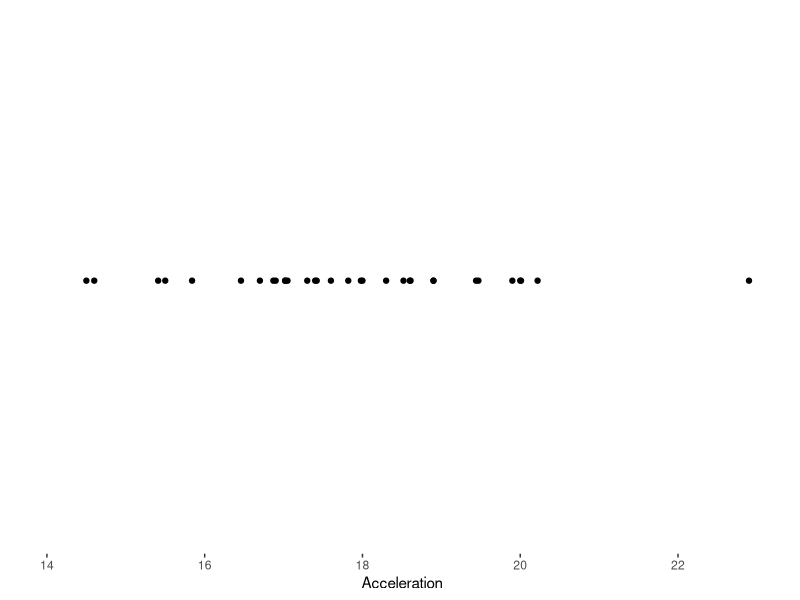
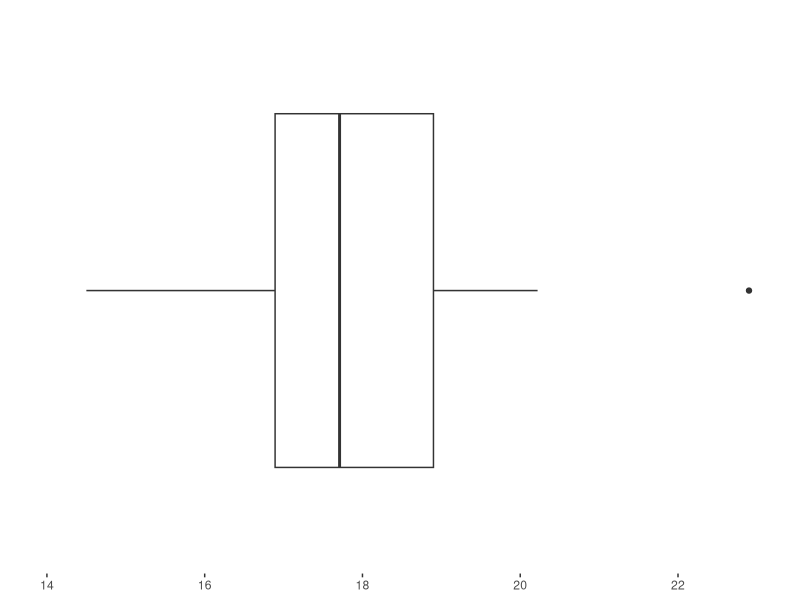
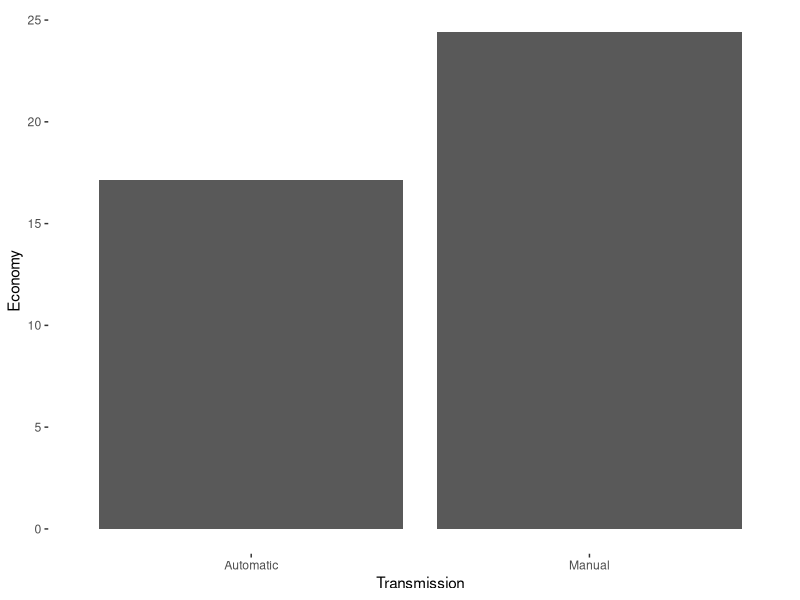
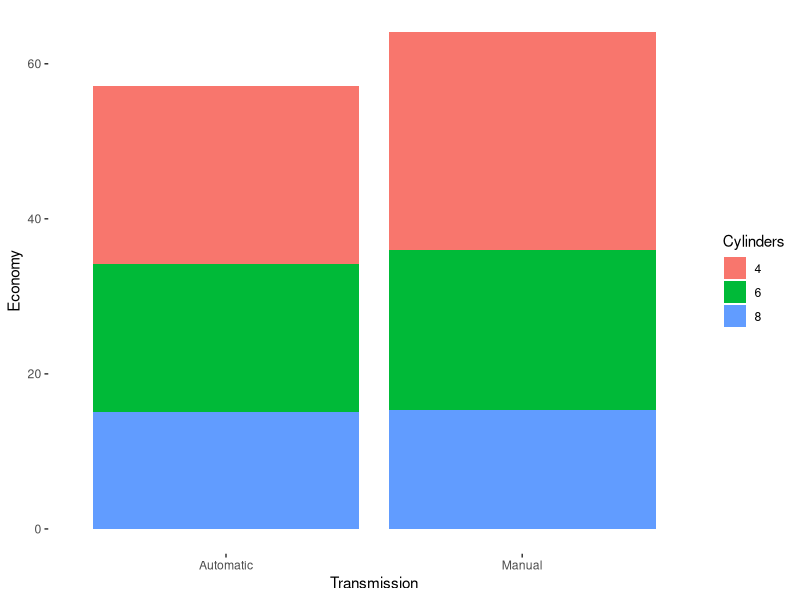
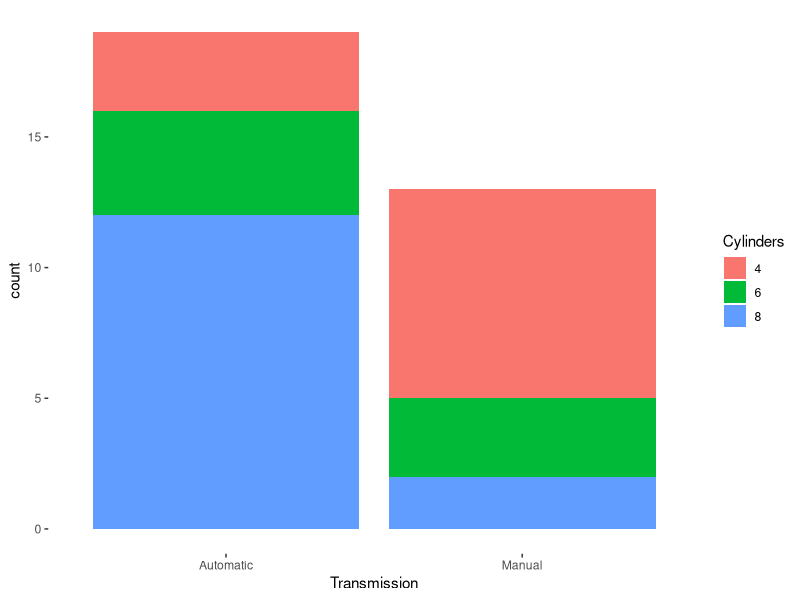
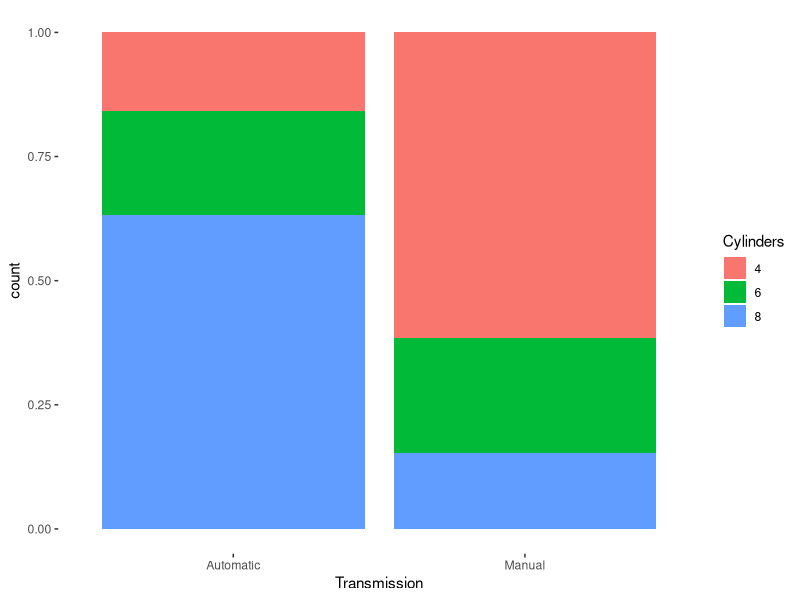
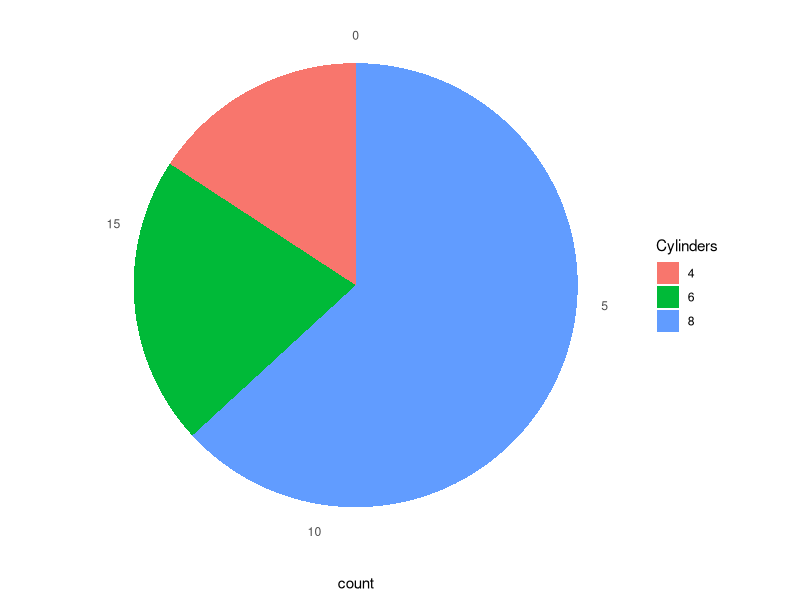
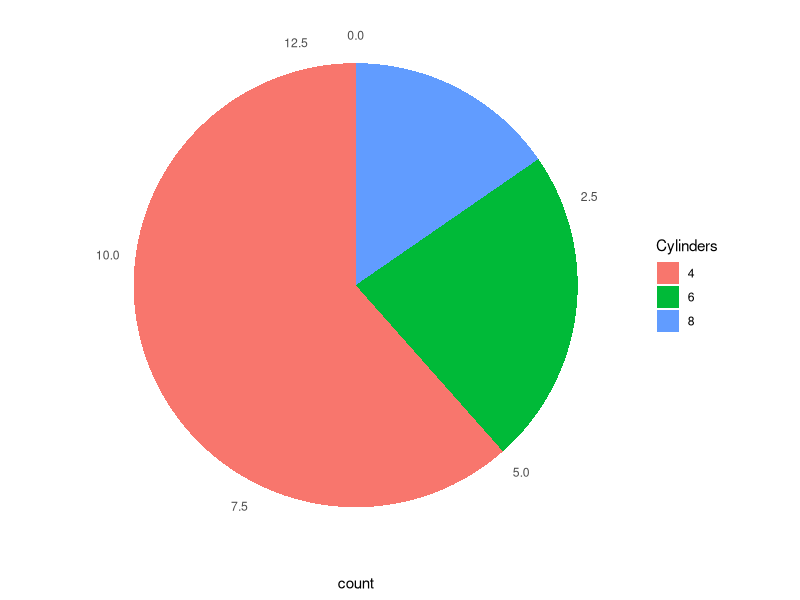

Recreate these plots in R, in order.
## ---- chunk 1
library(ggplot2)
theme_set(theme_bw() + theme(panel.grid.major = element_blank(), panel.grid.minor = element_blank(), panel.border = element_blank()))

library(dplyr)
data <- mtcars %>%
  select(Economy = mpg, Cylinders = cyl, Displacement = disp, Horsepower = hp, Weight = wt, Acceleration = qsec, Transmission = am) %>%
  mutate(Transmission = plyr::revalue(factor(Transmission), c("0" = "Automatic", "1" = "Manual"))) %>%
  mutate(Name = as.factor(rownames(mtcars)))
rownames(data) <- rownames(mtcars)
## ---- chunk 2
dotplot <- ggplot(data, aes(x = Acceleration, y = 5)) + geom_point(show.legend = F) + theme(axis.ticks.y = element_blank(), axis.text.y = element_blank(), axis.title.y = element_blank()) + xlim(14,23)

dotplot
## ---- chunk 3
boxplot <- ggplot(data, aes(x = "", y = Acceleration)) + geom_boxplot() + ylim(14,23) + theme(axis.title.x = element_blank(), axis.ticks.y = element_blank(), axis.title = element_blank(), axis.text.y = element_blank()) + coord_flip() 
boxplot
## ---- chunk 4
economy_by_transmission <- data %>% 
  group_by(Transmission) %>% 
  summarise(Economy = mean(Economy))
bar_chart_transmission <- ggplot(economy_by_transmission, aes(Transmission, Economy)) + geom_col()
bar_chart_transmission
## ---- chunk 5
economy_by_transmission_and_Cylinders <- data %>% 
  mutate(Cylinders = factor(Cylinders)) %>%
  group_by(Transmission, Cylinders) %>% 
  summarise(Economy = mean(Economy))
stacked_bar_chart_economy <- ggplot(economy_by_transmission_and_Cylinders, aes(Transmission, Economy)) + geom_col(aes(fill = Cylinders))
stacked_bar_chart_economy
## ---- chunk 6
count_by_transmission_and_Cylinders <- data %>% 
  mutate(Cylinders = factor(Cylinders)) 
stacked_bar_chart_count <- ggplot(count_by_transmission_and_Cylinders, aes(Transmission)) + geom_bar(aes(fill = Cylinders))
stacked_bar_chart_count
## ---- chunk 7
normalized_stacked_bar_chart <- ggplot(count_by_transmission_and_Cylinders, aes(Transmission)) + geom_bar(aes(fill = Cylinders), position = "fill")
normalized_stacked_bar_chart
## ---- chunk 8
pie_chart_automatic <- ggplot(filter(count_by_transmission_and_Cylinders, Transmission == "Automatic"), aes(x = factor(1), fill = Cylinders)) + geom_bar(width=1) + coord_polar(theta = "y") + theme(axis.title.y = element_blank(), axis.ticks.y = element_blank(), axis.text.y = element_blank())
pie_chart_automatic
## ---- chunk 9
pie_chart_manual <- ggplot(filter(count_by_transmission_and_Cylinders, Transmission == "Manual"), aes(x = factor(1), fill = Cylinders)) + geom_bar(width=1) + coord_polar(theta = "y") + theme(axis.title.y = element_blank(), axis.ticks.y = element_blank(), axis.text.y = element_blank())
pie_chart_manual
## ---- chunk 10
economy_by_weight <- data %>%
  mutate(Weight = cut(Weight, c(seq(1,6)))) %>%
  group_by(Weight) %>%
  summarise(Economy = mean(Economy))
bar_chart_weight <- ggplot(economy_by_weight, aes(Weight, Economy)) + geom_col()
bar_chart_weight
## ---- chunk 11
line_chart_transmission <- ggplot(economy_by_transmission, aes(Transmission, Economy, group=1)) + geom_line() + ylim(0,25)
line_chart_transmission
## ---- chunk 12
line_chart_weight <- ggplot(economy_by_weight, aes(Weight, Economy, group=1)) + geom_line()
line_chart_weight
## ---- chunk 13
histogram_default <- ggplot(data, aes(Acceleration)) + geom_histogram(binwidth = 1) + scale_x_continuous(breaks = c(14,16,18,20,24)) + xlim(14,24)
histogram_default
## ---- chunk 14
histogram <- ggplot(data, aes(Acceleration)) + geom_histogram(breaks = c(seq(14,24))) + scale_x_continuous(breaks = c(14,16,18,20,24)) + xlim(14,24)
histogram
## ---- chunk 15
histogram_2 <- ggplot(data, aes(Acceleration)) + geom_histogram(breaks = c(seq(14,24,by=2))) + scale_x_continuous(breaks = c(14,16,18,20,24)) + xlim(14,24)
histogram_2
## ---- chunk 16
histogram_scaled <- ggplot(data, aes(Acceleration, ..density..)) + geom_histogram(breaks = c(seq(14,24))) + scale_x_continuous(breaks = c(14,16,18,20,24)) + xlim(14,24)
histogram_scaled

histogram_density <- histogram_scaled + geom_density(aes(color = "red"), show.legend = F)
histogram_density

## ---- chunk 17
violin <- ggplot(data, aes(x = "", y = Acceleration)) + geom_violin() + ylim(14,24) + theme(axis.title.x = element_blank(), axis.ticks.y = element_blank(), axis.title = element_blank(), axis.text.y = element_blank()) + coord_flip()
violin
## ---- chunk 18
scatterplot <- ggplot(data, aes(Acceleration, Weight)) + geom_point()
scatterplot
## ---- chunk 19
contour <- scatterplot + geom_density2d()
contour
## ---- chunk 20
bubble_size <- ggplot(data, aes(Acceleration, Weight)) + geom_point(aes(size = Economy, fill = Transmission))
bubble_size
## ---- chunk 21
bubble <- ggplot(data, aes(Acceleration, Weight)) + geom_point(aes(size = Economy, color = Transmission))
bubble
## ---- chunk 22

## ---- chunk 23
data_faceting <- reshape2::melt(select(data, -Transmission), id.vars = c("Name"))
data_faceting$value <- as.numeric(data_faceting$value)
dotplot_facets <- ggplot(data_faceting, aes(x = 0, y = value)) + geom_point(show.legend = F) + theme(axis.ticks.x = element_blank(), axis.text.x = element_blank(), axis.title.x = element_blank()) + facet_wrap(~variable, scales = "free", nrow = 1)

dotplot_facets
## ---- chunk 24
boxplot_facets <- ggplot(data_faceting, aes(x = 0, y = value)) + geom_boxplot(show.legend = F) + theme(axis.ticks.x = element_blank(), axis.text.x = element_blank(), axis.title.x = element_blank()) + facet_wrap(~variable, scales = "free", nrow = 1)

boxplot_facets
## ---- chunk 25
violin_facets <- ggplot(data_faceting, aes(x = 0, y = value)) + geom_violin(show.legend = F) + theme(axis.ticks.x = element_blank(), axis.text.x = element_blank(), axis.title.x = element_blank()) + facet_wrap(~variable, scales = "free", nrow = 1)

violin_facets
## ---- chunk 26
splom <- GGally::scatmat(data) + theme_bw() + theme(panel.grid.major = element_blank(), panel.grid.minor = element_blank())
splom
## ---- chunk 27
ggsave(filename = "plots/dotplot.pdf", plot = dotplot, width = 4, height = 1, units = "in")
ggsave(filename = "plots/boxplot.pdf", plot = boxplot, width = 4, height = 1, units = "in")
ggsave(filename = "plots/bar_chart_transmission.pdf", plot = bar_chart_transmission, width = 4, height = 3, units = "in")
ggsave(filename = "plots/bar_chart_weight.pdf", plot = bar_chart_weight, width = 4, height = 3, units = "in")
ggsave(filename = "plots/stacked_bar_chart_economy.pdf", plot = stacked_bar_chart_economy, width = 4, height = 3, units = "in")
ggsave(filename = "plots/stacked_bar_chart_count.pdf", plot = stacked_bar_chart_count, width = 4, height = 3, units = "in")
ggsave(filename = "plots/normalized_stacked_bar_chart.pdf", plot = normalized_stacked_bar_chart, width = 4, height = 3, units = "in")
ggsave(filename = "plots/pie_chart_manual.pdf", plot = pie_chart_manual, width = 4, height = 3, units = "in")
ggsave(filename = "plots/pie_chart_automatic.pdf", plot = pie_chart_automatic, width = 4, height = 3, units = "in")
ggsave(filename = "plots/line_chart_transmission.pdf", plot = line_chart_transmission, width = 4, height = 3, units = "in")
ggsave(filename = "plots/line_chart_weight.pdf", plot = line_chart_weight, width = 4, height = 3, units = "in")
ggsave(filename = "plots/histogram_default.pdf", plot = histogram_default, width = 4, height = 3, units = "in")
ggsave(filename = "plots/histogram.pdf", plot = histogram, width = 4, height = 3, units = "in")
ggsave(filename = "plots/histogram_scaled.pdf", plot = histogram_scaled, width = 4, height = 3, units = "in")
ggsave(filename = "plots/histogram_density.pdf", plot = histogram_density, width = 4, height = 3, units = "in")
ggsave(filename = "plots/violin.pdf", plot = violin, width = 4, height = 3, units = "in")
ggsave(filename = "plots/scatterplot.pdf", plot = scatterplot, width = 4, height = 3, units = "in")
ggsave(filename = "plots/bubble.pdf", plot = bubble, width = 4, height = 3, units = "in")
ggsave(filename = "plots/bubble_size.pdf", plot = bubble_size, width = 4, height = 3, units = "in")
ggsave(filename = "plots/contour.pdf", plot = contour, width = 4, height = 3, units = "in")
ggsave(filename = "plots/dotplot_factes.pdf", plot = dotplot_facets, width = 10, height = 3, units = "in")
ggsave(filename = "plots/splom.pdf", plot = splom, width = 8, height = 6, units = "in")
ggsave(filename = "plots/boxplot_facets.pdf", plot = boxplot_facets, width = 10, height = 3, units = "in")
ggsave(filename = "plots/violin_facets.pdf", plot = violin_facets, width = 10, height = 3, units = "in")
